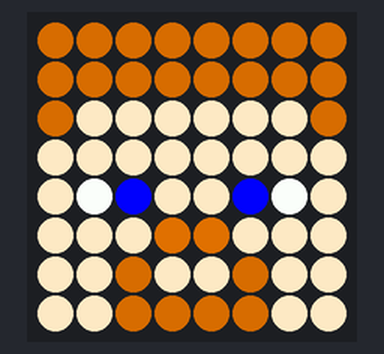
A program run on a simulated Raspberry Pi (BCM pin numbers) with a Sense HAT. On the bench: the Sense HAT's 8×8 RGB LED matrix. At 0.0 s the program stops and its outputs stay as they are.

Above: at 0.1 s.

The program:

steve.py
```python
from sense_hat import SenseHat

sense = SenseHat()

h = (139,69,19)
s = (255,228,196)
n = (160,82,45)
e = (255,255,255)
b = (0,0,255)

steve_matrix = [
  h,h,h,h,h,h,h,h,
  h,h,h,h,h,h,h,h,
  h,s,s,s,s,s,s,h,
  s,s,s,s,s,s,s,s,
  s,e,b,s,s,b,e,s,
  s,s,s,n,n,s,s,s,
  s,s,h,s,s,h,s,s,
  s,s,h,h,h,h,s,s,
]

sense.set_pixels(steve_matrix)
```
